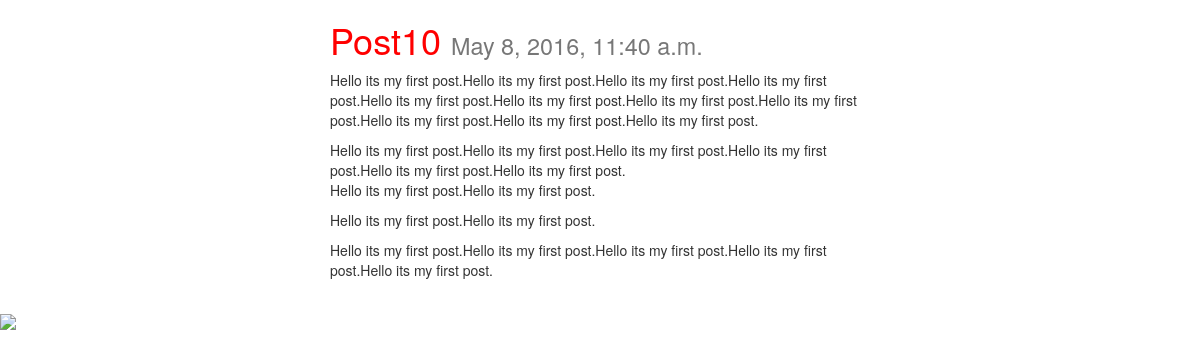
/posts/1, run on the app's committed database.
### posts/models.py (models this page shows, shortened)
class Post(models.Model):
	title = models.CharField(max_length=150)
	content = models.TextField()
	updated = models.DateTimeField(auto_now=True,auto_now_add=False)
	timestamp = models.DateTimeField(auto_now=False,auto_now_add=True)

### posts/views.py (the view)
# urls.py: url(r'^(?P<id>\d+)$', views.post_detail, name='detail'),
def post_detail(request, id=None):
	instance = get_object_or_404(Post,id=id)
	context = {
		'title': instance.title,
		'instance': instance,
	}
	return render(request, 'post_detail.html', context)

### posts/templates/post_detail.html (shortened to what this page needs)
{% extends 'base.html' %}
{% block content %}
<div class="col-sm-6 col-sm-offset-3">
<h1>{{ title }} <small>{{ instance.timestamp }}</small></h1>
{{ instance.content|linebreaks }}<br>
</div>
{% endblock content %}

### posts/templates/base.html (shortened to what this page needs)
{% load staticfiles %}
<!DOCTYPE html>
<html>
<head>
	<link rel="stylesheet" href="https://maxcdn.bootstrapcdn.com/bootstrap/3.3.6/css/bootstrap.min.css">
	<link rel="stylesheet" href="https://maxcdn.bootstrapcdn.com/bootstrap/3.3.6/css/bootstrap-theme.min.css">
	<link rel="stylesheet" type="text/css" href='{% static "css/base.css"%}'>
</head>
<body>
<div class="container">
	{% block content %}{% endblock content %}
</div>
<img src='{% static "img/beach.png" %}'>
</body>
</html>

### static/css/base.css (style rules this page uses)
h1 { color: red; }

### data on the page
Post: title "Post10", timestamp "May 8, 2016, 11:40 a.m.", content "Hello its my first post.Hello its my first post.Hello its my first post.Hello its my first post.Hello its my first post.Hello its my first post.Hello its my first post.Hello its my first post.Hello its my first post.Hello its my first post.Hello its my first post. Hello its my first post.Hello its my first post.Hello its my first post.Hello its my first post.Hello its my first post.Hello its my first post. Hello its my first post.Hello its my first post. Hello its my first post.Hello its my first post. Hello its my first post.Hello its my first post.Hello its my first post.Hello its my first post.Hello its my first post."
